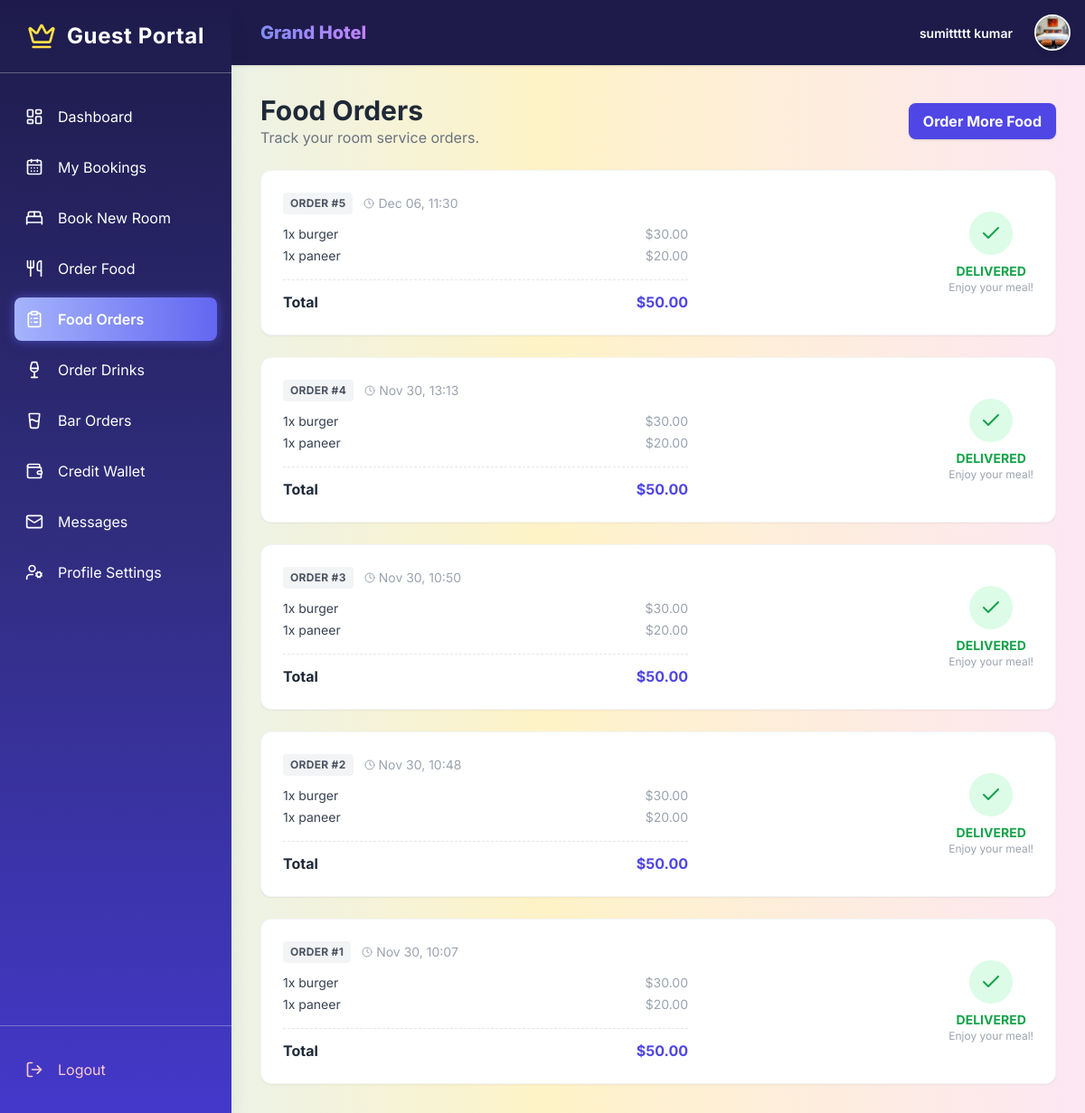
/dashboard/customer/food-orders/ (signed in), run on the app's committed database.
### accounts/models.py (models this page shows, shortened)
class CustomUser(AbstractUser):
    ADMIN = 'admin'
    EMPLOYEE = 'employee'  # Unified role for all staff
    CUSTOMER = 'customer'
    ROLE_CHOICES = [
        (ADMIN, 'Admin'),
        (EMPLOYEE, 'Employee'),
        (CUSTOMER, 'Customer'),
    ]
    role = models.CharField(max_length=15, choices=ROLE_CHOICES)
    mobile = models.CharField(max_length=15, blank=True, null=True)
    profile_picture = models.ImageField(upload_to='profile_pics/', blank=True, null=True)
    objects = CustomUserManager()

class FoodOrder(models.Model):
    STATUS_CHOICES = [
        ('pending', 'Pending'),
        ('cooking', 'Cooking'),
        ('ready', 'Ready to Serve'),
        ('delivered', 'Delivered'),
    ]
    booking = models.ForeignKey(Booking, on_delete=models.CASCADE) # Link to their room stay
    items = models.ManyToManyField(FoodItem) # Simple Many-to-Many for now
    total_price = models.DecimalField(max_digits=8, decimal_places=2, default=0.00)
    status = models.CharField(max_length=20, choices=STATUS_CHOICES, default='pending')
    is_paid = models.BooleanField(default=False)
    created_at = models.DateTimeField(auto_now_add=True)
    chef = models.ForeignKey(Employee, on_delete=models.SET_NULL, null=True, blank=True, related_name='food_orders')

class FoodItem(models.Model):
    CATEGORY_CHOICES = [
        ('starter', 'Starter'),
        ('main_course', 'Main Course'),
        ('beverage', 'Beverage'),
        ('dessert', 'Dessert'),
    ]
    name = models.CharField(max_length=100)
    category = models.CharField(max_length=20, choices=CATEGORY_CHOICES)
    price = models.DecimalField(max_digits=6, decimal_places=2)
    image = models.ImageField(upload_to='food_images/', blank=True, null=True)
    is_available = models.BooleanField(default=True)

### accounts/decorators.py (the view)
    def wrapper_func(request, *args, **kwargs):
        if request.user.is_authenticated and request.user.role == 'customer':
            return view_func(request, *args, **kwargs)
        return redirect('login')

### accounts/models.py (called while the page is built)
    @classmethod
    def load(cls):
        obj, _ = cls.objects.get_or_create(pk=1)
        return obj

### accounts/views.py (called while the page is built)
def paginate(request, queryset, per_page=10):
    return Paginator(queryset, per_page).get_page(request.GET.get('page'))

@login_required
@customer_required
def customer_food_history(request):
    orders = FoodOrder.objects.filter(booking__user=request.user).order_by('-created_at')
    page_obj = paginate(request, orders)
    return render(request, 'customer_panel/food_history.html', {'orders': page_obj, 'page_obj': page_obj})

### templates/customer_panel/food_history.html (shortened to what this page needs)
{% extends 'customer_panel/customerbase.html' %}
{% block customer_content %}
<div class="max-w-6xl mx-auto">
    <div class="flex justify-between items-center mb-6">
        <div>
            <h1 class="text-3xl font-bold text-gray-800">Food Orders</h1>
            <p class="text-gray-500">Track your room service orders.</p>
        </div>
        <a href="{% url 'order_food' %}" class="bg-indigo-600 hover:bg-indigo-700 text-white font-bold py-2 px-4 rounded-lg shadow transition">
            Order More Food
        </a>
    </div>
    <div class="grid gap-6">
        {% for order in orders %}
        <div class="bg-white rounded-xl shadow-sm border border-gray-100 overflow-hidden">
            <div class="p-6 flex flex-col md:flex-row justify-between gap-4">
                <div class="flex-1">
                    <div class="flex items-center gap-3 mb-3">
                        <span class="bg-gray-100 text-gray-600 text-xs font-bold px-2 py-1 rounded uppercase tracking-wide">
                            Order #{{ order.id }}
                        </span>
                        <span class="text-gray-400 text-sm flex items-center">
                            <i data-lucide="clock" class="w-3 h-3 mr-1"></i> {{ order.created_at|date:"M d, H:i" }}
                        </span>
                    </div>
                    <div class="space-y-1">
                        {% for item in order.items.all %}
                        <div class="flex justify-between items-center text-sm text-gray-700 max-w-md">
                            <span>1x {{ item.name }}</span>
                            <span class="text-gray-400">{{ site_currency }}{{ item.price|floatformat:2 }}</span>
                        </div>
                        {% endfor %}
                    </div>
                    <div class="mt-4 pt-3 border-t border-dashed border-gray-200 flex justify-between max-w-md">
                        <span class="font-bold text-gray-800">Total</span>
                        <span class="font-bold text-indigo-600">{{ site_currency }}{{ order.total_price|floatformat:2 }}</span>
                    </div>
                </div>
                <div class="flex items-center justify-center md:justify-end md:w-1/3">
                    <div class="text-center">
                        {% if order.status == 'pending' %}
                            <div class="w-12 h-12 bg-red-100 text-red-600 rounded-full flex items-center justify-center mx-auto mb-2 animate-pulse">
                                <i data-lucide="loader" class="w-6 h-6"></i>
                            </div>
                            <p class="text-red-600 font-bold text-sm uppercase">Pending</p>
                            <p class="text-xs text-gray-400">Waiting for kitchen</p>
                        {% elif order.status == 'cooking' %}
                            <div class="w-12 h-12 bg-orange-100 text-orange-600 rounded-full flex items-center justify-center mx-auto mb-2 animate-bounce">
                                <i data-lucide="flame" class="w-6 h-6"></i>
                            </div>
                            <p class="text-orange-600 font-bold text-sm uppercase">Cooking</p>
                            <p class="text-xs text-gray-400">Chef is preparing</p>
                        {% elif order.status == 'ready' %}
                            <div class="w-12 h-12 bg-blue-100 text-blue-600 rounded-full flex items-center justify-center mx-auto mb-2">
                                <i data-lucide="bell" class="w-6 h-6"></i>
                            </div>
                            <p class="text-blue-600 font-bold text-sm uppercase">On The Way</p>
                            <p class="text-xs text-gray-400">Ready to serve</p>
                        {% elif order.status == 'delivered' %}
                            <div class="w-12 h-12 bg-green-100 text-green-600 rounded-full flex items-center justify-center mx-auto mb-2">
                                <i data-lucide="check" class="w-6 h-6"></i>
                            </div>
                            <p class="text-green-600 font-bold text-sm uppercase">Delivered</p>
                            <p class="text-xs text-gray-400">Enjoy your meal!</p>
                        {% endif %}
                    </div>
                </div>
            </div>
        </div>
        {% empty %}
        <div class="text-center py-12 bg-white rounded-xl border border-dashed border-gray-300">
            <i data-lucide="utensils-crossed" class="w-12 h-12 mx-auto text-gray-300 mb-3"></i>
            <p class="text-gray-500">No food orders yet.</p>
        </div>
        {% endfor %}
    </div>
</div>
{% endblock %}

### templates/customer_panel/customerbase.html (shortened to what this page needs)
{% load static %}
<!DOCTYPE html>
<html lang="en">
<head>
  <script src="https://cdn.tailwindcss.com"></script>
</head>
<body class="bg-gray-50">
<div class="flex min-h-screen">
  <aside id="sidebar" class="sidebar w-64 flex-shrink-0 fixed inset-y-0 left-0 z-30 flex flex-col transform -translate-x-full md:translate-x-0 shadow-xl transition-transform duration-300">
    <div class="flex items-center justify-center p-6 border-b border-white/30">
      <i data-lucide="crown" class="w-8 h-8 mr-3 text-yellow-300"></i>
      <h1 class="text-2xl font-bold tracking-wide">Guest Portal</h1>
    </div>
    <nav class="flex-1 min-h-0 overflow-y-auto px-4 py-6 space-y-2">
      <a href="{% url 'customer_dashboard' %}" class="sidebar-link flex items-center p-3 rounded-lg transition-all {% if request.resolver_match.url_name == 'customer_dashboard' %}active{% endif %}">
        <i data-lucide="layout-dashboard" class="w-5 h-5 mr-4"></i>
        <span>Dashboard</span>
      </a>
      <a href="{% url 'customer_bookings' %}" class="sidebar-link flex items-center p-3 rounded-lg transition-all {% if request.resolver_match.url_name == 'customer_bookings' %}active{% endif %}">
        <i data-lucide="calendar-days" class="w-5 h-5 mr-4"></i>
        <span>My Bookings</span>
      </a>
      <a href="{% url 'room_list' %}" class="sidebar-link flex items-center p-3 rounded-lg transition-all">
        <i data-lucide="bed-double" class="w-5 h-5 mr-4"></i>
        <span>Book New Room</span>
      </a>
      <a href="{% url 'order_food' %}" class="sidebar-link flex items-center p-3 rounded-lg transition-all {% if request.resolver_match.url_name == 'order_food' %}active{% endif %}">
        <i data-lucide="utensils" class="w-5 h-5 mr-4"></i>
        <span>Order Food</span>
      </a>
      <a href="{% url 'customer_food_history' %}" class="sidebar-link flex items-center p-3 rounded-lg transition-all {% if request.resolver_match.url_name == 'customer_food_history' %}active{% endif %}">
        <i data-lucide="clipboard-list" class="w-5 h-5 mr-4"></i>
        <span>Food Orders</span>
      </a>
      <a href="{% url 'order_drinks' %}" class="sidebar-link flex items-center p-3 rounded-lg transition-all {% if request.resolver_match.url_name == 'order_drinks' %}active{% endif %}">
        <i data-lucide="wine" class="w-5 h-5 mr-4"></i>
        <span>Order Drinks</span>
      </a>
      <a href="{% url 'customer_bar_history' %}" class="sidebar-link flex items-center p-3 rounded-lg transition-all {% if request.resolver_match.url_name == 'customer_bar_history' %}active{% endif %}">
        <i data-lucide="glass-water" class="w-5 h-5 mr-4"></i>
        <span>Bar Orders</span>
      </a>
      <a href="{% url 'customer_wallet' %}" class="sidebar-link flex items-center p-3 rounded-lg transition-all {% if request.resolver_match.url_name == 'customer_wallet' %}active{% endif %}">
        <i data-lucide="wallet" class="w-5 h-5 mr-4"></i>
        <span>Credit Wallet</span>
      </a>
      <a href="{% url 'inbox' %}" class="sidebar-link flex items-center p-3 rounded-lg transition-all {% if request.resolver_match.url_name == 'inbox' %}active{% endif %}">
        <i data-lucide="mail" class="w-5 h-5 mr-4"></i>
        <span>Messages</span>
      </a>
      <a href="{% url 'customer_profile' %}" class="sidebar-link flex items-center p-3 rounded-lg transition-all {% if request.resolver_match.url_name == 'customer_profile' %}active{% endif %}">
        <i data-lucide="user-cog" class="w-5 h-5 mr-4"></i>
        <span>Profile Settings</span>
      </a>
    </nav>
    <div class="shrink-0 px-4 py-6 border-t border-white/30">
      <form action="{% url 'logout' %}" method="post">
        <button type="submit" class="w-full sidebar-link flex items-center p-3 rounded-lg text-red-200 hover:bg-red-500 hover:text-white transition-all">
          <i data-lucide="log-out" class="w-5 h-5 mr-4"></i>
          <span>Logout</span>
        </button>
      </form>
    </div>
  </aside>
  <div id="main-content" class="main-content flex-1 flex flex-col md:ml-64 transition-all duration-300">
    <header class="shadow p-4 flex items-center justify-between sticky top-0 z-20">
      <div class="flex items-center space-x-4">
        <span class="brand-text text-xl">Grand Hotel</span>
      </div>
      <div class="flex items-center space-x-4">
        <div class="flex flex-col text-right mr-2 hidden md:block">
            <span class="text-sm font-semibold">{{ user.get_full_name|default:user.username }}</span>
        </div>
        <div class="relative">
            {% if user.profile_picture %}
                <img src="{{ user.profile_picture.url }}" alt="Profile" class="w-10 h-10 rounded-full border-2 border-white shadow-md object-cover">
            {% else %}
                <div class="w-10 h-10 rounded-full bg-indigo-500 flex items-center justify-center text-white font-bold border-2 border-white shadow-md">
                    {{ user.username|first|upper }}
                </div>
            {% endif %}
        </div>
      </div>
    </header>
    <main class="flex-1 p-6 md:p-8 overflow-y-auto">
      {% block customer_content %}{% endblock %}
    </main>
  </div>
</div>
</body>
</html>

### templates/customer_panel/customerbase.html (style rules this page uses)
body { background: linear-gradient(to right, #e0f2fe, #fef3c7, #fce7f3); font-family: 'Inter', sans-serif; }
.sidebar { background: linear-gradient(to bottom, #1e1b4b, #312e81, #4338ca); color: white; }
.sidebar-link.active { background: linear-gradient(to right, #a5b4fc, #6366f1); box-shadow: 0 0 12px rgba(99, 102, 241, 0.6); font-weight: 600; }
header { background: #1e1b4b; color: white; }
.brand-text { background: linear-gradient(to right, #818cf8, #c084fc); -webkit-background-clip: text; -webkit-text-fill-color: transparent; font-weight: 800; }

### data on the page
CustomUser: get_full_name "sumittttt kumar", profile_picture (picture)
FoodOrder: id "5", created_at "Dec 06, 11:30", site_currency "$", total_price "50.00", status "delivered" (drawn)
FoodItem: name "burger", site_currency "$", price "30.00"
FoodItem: name "paneer", site_currency "$", price "20.00"
FoodOrder: id "4", created_at "Nov 30, 13:13", site_currency "$", total_price "50.00", status "delivered" (drawn)
FoodOrder: id "3", created_at "Nov 30, 10:50", site_currency "$", total_price "50.00", status "delivered" (drawn)
FoodOrder: id "2", created_at "Nov 30, 10:48", site_currency "$", total_price "50.00", status "delivered" (drawn)
FoodOrder: id "1", created_at "Nov 30, 10:07", site_currency "$", total_price "50.00", status "delivered" (drawn)
